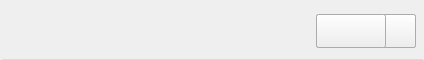
<?xml version="1.0" encoding="UTF-8"?>
<ui version="4.0">
 <class>OneLancForm</class>
 <widget class="QWidget" name="OneLancForm">
  <property name="geometry">
   <rect>
    <x>0</x>
    <y>0</y>
    <width>424</width>
    <height>60</height>
   </rect>
  </property>
  <property name="windowTitle">
   <string>Form</string>
  </property>
  <widget class="QLabel" name="lbName">
   <property name="geometry">
    <rect>
     <x>63</x>
     <y>8</y>
     <width>190</width>
     <height>20</height>
    </rect>
   </property>
   <property name="text">
    <string/>
   </property>
  </widget>
  <widget class="QPushButton" name="btnConn">
   <property name="geometry">
    <rect>
     <x>316</x>
     <y>14</y>
     <width>100</width>
     <height>34</height>
    </rect>
   </property>
   <property name="text">
    <string/>
   </property>
  </widget>
  <widget class="QPushButton" name="btnConnSub">
   <property name="geometry">
    <rect>
     <x>316</x>
     <y>14</y>
     <width>100</width>
     <height>34</height>
    </rect>
   </property>
   <property name="text">
    <string/>
   </property>
  </widget>
  <widget class="QPushButton" name="btnDisConn">
   <property name="geometry">
    <rect>
     <x>316</x>
     <y>14</y>
     <width>100</width>
     <height>34</height>
    </rect>
   </property>
   <property name="text">
    <string/>
   </property>
  </widget>
  <widget class="QLabel" name="lbConned">
   <property name="geometry">
    <rect>
     <x>63</x>
     <y>31</y>
     <width>200</width>
     <height>20</height>
    </rect>
   </property>
   <property name="text">
    <string/>
   </property>
  </widget>
  <widget class="QWidget" name="wbg" native="true">
   <property name="geometry">
    <rect>
     <x>0</x>
     <y>0</y>
     <width>424</width>
     <height>162</height>
    </rect>
   </property>
   <widget class="QPushButton" name="btnInfo">
    <property name="geometry">
     <rect>
      <x>63</x>
      <y>64</y>
      <width>238</width>
      <height>85</height>
     </rect>
    </property>
    <property name="text">
     <string/>
    </property>
   </widget>
   <widget class="QLineEdit" name="leInfo_1">
    <property name="geometry">
     <rect>
      <x>63</x>
      <y>62</y>
      <width>238</width>
      <height>20</height>
     </rect>
    </property>
   </widget>
   <widget class="QLineEdit" name="leInfo_2">
    <property name="geometry">
     <rect>
      <x>63</x>
      <y>86</y>
      <width>260</width>
      <height>20</height>
     </rect>
    </property>
   </widget>
   <widget class="QLineEdit" name="leInfo_3">
    <property name="geometry">
     <rect>
      <x>63</x>
      <y>110</y>
      <width>238</width>
      <height>20</height>
     </rect>
    </property>
   </widget>
   <widget class="QLineEdit" name="leInfo_4">
    <property name="geometry">
     <rect>
      <x>63</x>
      <y>134</y>
      <width>238</width>
      <height>20</height>
     </rect>
    </property>
   </widget>
   <zorder>leInfo_1</zorder>
   <zorder>leInfo_2</zorder>
   <zorder>leInfo_3</zorder>
   <zorder>leInfo_4</zorder>
   <zorder>btnInfo</zorder>
  </widget>
  <widget class="QLabel" name="lbIcon">
   <property name="geometry">
    <rect>
     <x>14</x>
     <y>14</y>
     <width>32</width>
     <height>32</height>
    </rect>
   </property>
   <property name="text">
    <string/>
   </property>
  </widget>
  <widget class="Line" name="line">
   <property name="geometry">
    <rect>
     <x>2</x>
     <y>59</y>
     <width>421</width>
     <height>2</height>
    </rect>
   </property>
   <property name="styleSheet">
    <string notr="true">background-color: rgba(156, 156, 156,0.1);</string>
   </property>
   <property name="orientation">
    <enum>Qt::Horizontal</enum>
   </property>
  </widget>
  <widget class="QWidget" name="wbg_2" native="true">
   <property name="geometry">
    <rect>
     <x>0</x>
     <y>0</y>
     <width>424</width>
     <height>60</height>
    </rect>
   </property>
  </widget>
  <widget class="QLabel" name="lbWaiting">
   <property name="geometry">
    <rect>
     <x>316</x>
     <y>14</y>
     <width>100</width>
     <height>34</height>
    </rect>
   </property>
   <property name="text">
    <string/>
   </property>
  </widget>
  <widget class="QLabel" name="lbWaitingIcon">
   <property name="geometry">
    <rect>
     <x>380</x>
     <y>20</y>
     <width>20</width>
     <height>20</height>
    </rect>
   </property>
   <property name="text">
    <string/>
   </property>
  </widget>
  <widget class="QPushButton" name="btnCancel">
   <property name="geometry">
    <rect>
     <x>316</x>
     <y>14</y>
     <width>70</width>
     <height>34</height>
    </rect>
   </property>
   <property name="text">
    <string/>
   </property>
  </widget>
  <zorder>wbg</zorder>
  <zorder>wbg_2</zorder>
  <zorder>lbName</zorder>
  <zorder>lbConned</zorder>
  <zorder>lbIcon</zorder>
  <zorder>line</zorder>
  <zorder>btnConnSub</zorder>
  <zorder>btnDisConn</zorder>
  <zorder>btnConn</zorder>
  <zorder>lbWaiting</zorder>
  <zorder>lbWaitingIcon</zorder>
  <zorder>btnCancel</zorder>
 </widget>
 <resources/>
 <connections/>
</ui>
